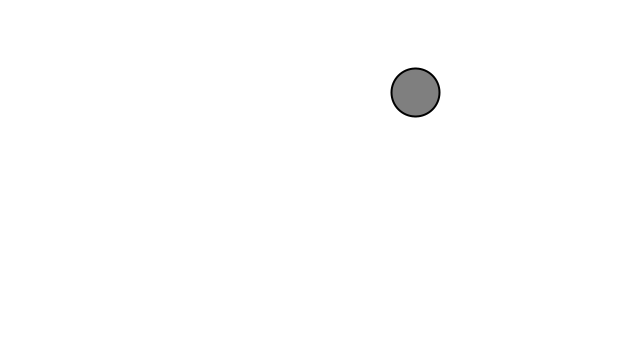
Frame 1 (no input)
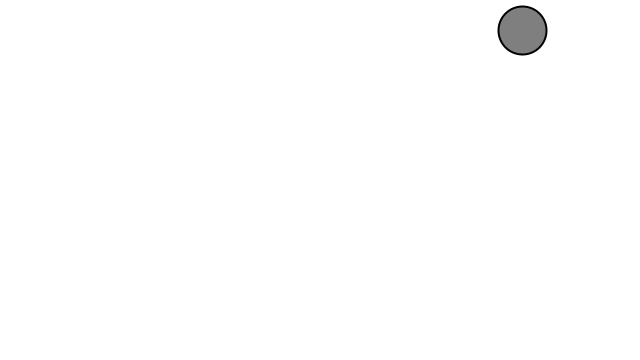
Frame 60 (the mouse pressed at the canvas centre just before this capture)
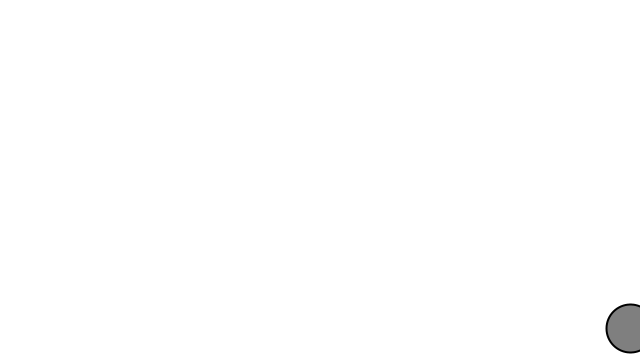
Frame 120 (the mouse held since frame 60 and released just before this capture)

The Processing sketch that drew these frames (run headless with seeded random() and noise(); from frame 60 on, the mouse is pressed at the canvas centre):

// Processing sketch: NOC_1_7_motion101
// ── NOC_1_7_motion101.pde
Mover mover;

void setup() {
  size(640,360);
  mover = new Mover(); 
}

void draw() {
  background(255);
  
  mover.update();
  mover.checkEdges();
  mover.display(); 
}


// ── Mover.pde
class Mover {

  PVector position;
  PVector velocity;

  Mover() {
    position = new PVector(random(width), random(height));
    velocity = new PVector(random(-2, 2), random(-2, 2));
  }

  void update() {
    position.add(velocity);
  }

  void display() {
    stroke(0);
    strokeWeight(2);
    fill(127);
    ellipse(position.x, position.y, 48, 48);
  }

  void checkEdges() {

    if (position.x > width) {
      position.x = 0;
    } 
    else if (position.x < 0) {
      position.x = width;
    }

    if (position.y > height) {
      position.y = 0;
    } 
    else if (position.y < 0) {
      position.y = height;
    }
  }
}
